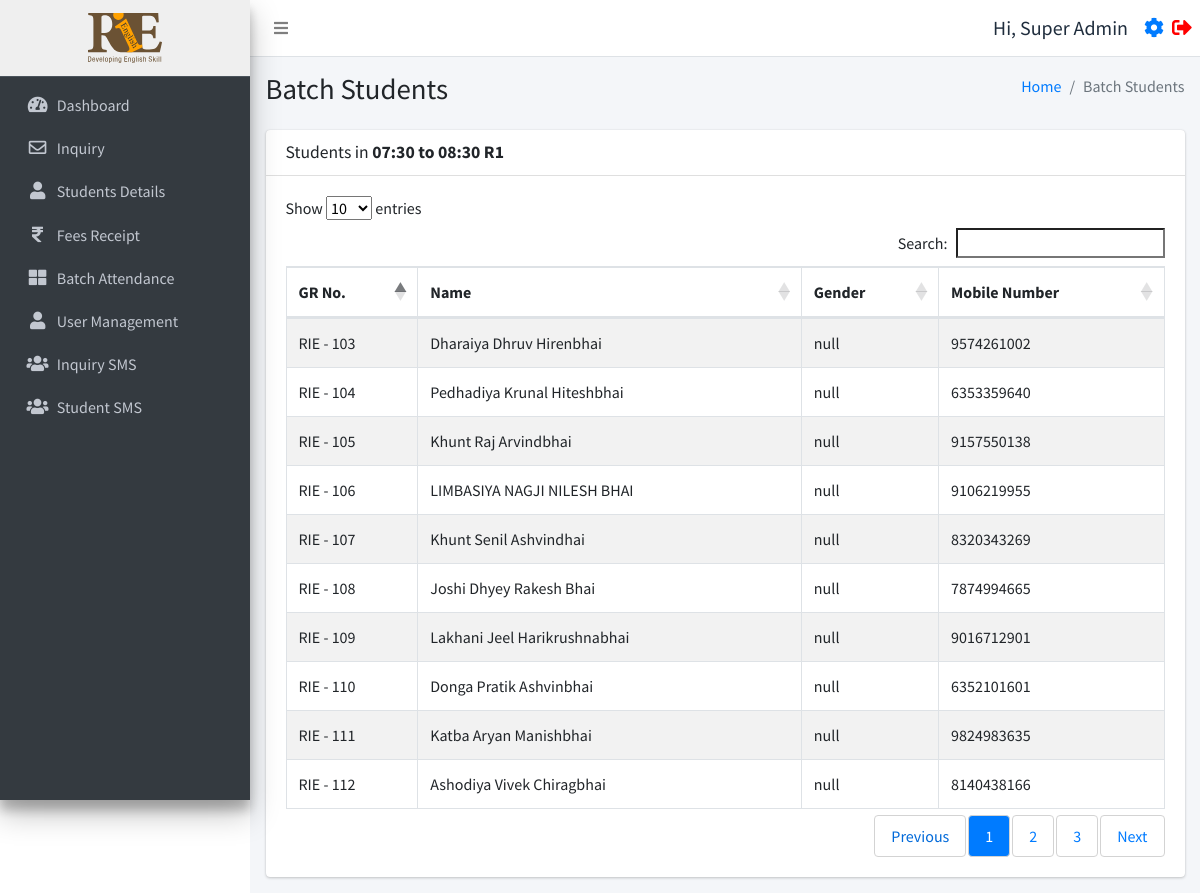
Page /batch_students.php?id=1 (signed in) on the committed database.
### tables this page shows
CREATE TABLE `users` (
  `id` int(11) NOT NULL,
  `username` varchar(255) NOT NULL,
  `fullname` varchar(255) NOT NULL,
  `email` varchar(255) NOT NULL,
  `mobile` varchar(15) NOT NULL,
  `password` varchar(255) NOT NULL,
  `status` int(11) NOT NULL,
  `created_at` timestamp NOT NULL DEFAULT current_timestamp()
);

CREATE TABLE `batch_table` (
  `id` int(11) NOT NULL,
  `name` varchar(255) NOT NULL,
  `timestamp` timestamp NOT NULL DEFAULT current_timestamp() ON UPDATE current_timestamp(),
  `FacultyName` varchar(255) NOT NULL
);

CREATE TABLE `studentinfo` (
  `id` int(11) NOT NULL,
  `name` varchar(255) DEFAULT NULL,
  `batch` int(11) DEFAULT NULL,
  `batch_name` varchar(255) DEFAULT NULL,
  `father_name` varchar(255) DEFAULT NULL,
  `mother_name` varchar(255) DEFAULT NULL,
  `dob` date DEFAULT NULL,
  `gender` varchar(50) DEFAULT NULL,
  `mobile_number` varchar(15) DEFAULT NULL,
  `fee_status` int(10) DEFAULT 0,
  `profession` varchar(100) DEFAULT NULL,
  `address` varchar(255) DEFAULT NULL,
  `admission_time` date DEFAULT NULL,
  `due_date` date DEFAULT NULL,
  `created_at` datetime NOT NULL DEFAULT current_timestamp(),
  `pending_fees` int(10) DEFAULT 0,
  `discount` int(10) NOT NULL,
  `total_fees` int(11) NOT NULL,
  `paid_fees` int(11) NOT NULL,
  `father_number` varchar(50) NOT NULL,
  `home_number` varchar(50) NOT NULL,
  `reference` varchar(200) DEFAULT NULL,
  `father_profession` varchar(200) DEFAULT NULL,
  `workplace_address` varchar(255) DEFAULT NULL,
  `aadharcard_number` varchar(20) DEFAULT NULL,
  `joining_purpose` varchar(255) DEFAULT NULL,
  `extratime_daily` varchar(255) DEFAULT NULL,
  `gmail_id` varchar(255) DEFAULT NULL
);

### function.php (called while the page is built, shortened)
<?php
require_once('db.php');
function selectFromTable($tableName, $columns, $whereConditions) {
    global $db;
    try {
        $sql = "SELECT " . implode(', ', $columns) . " FROM $tableName";
        if (!empty($whereConditions)) {
            $sql .= " WHERE " . implode(' AND ', array_map(function ($col, $val) {
                if (is_array($val)) {
                    return "$col IN (:" . implode(", :", array_keys($val)) . ")";
                } else {
                    return "$col = :$col";
                }
            }, array_keys($whereConditions), $whereConditions));
        }
        $stmt = $db->prepare($sql);
        foreach ($whereConditions as $col => $value) {
            if (is_array($value)) {
                foreach ($value as $key => $val) {
                    $stmt->bindValue(":$key", $val);
                }
            } else {
                $stmt->bindValue(":$col", $value);
            }
        }
        $stmt->execute();
        return $stmt->fetchAll(PDO::FETCH_ASSOC);
    } catch (PDOException $e) {
        return false;
    }
}
?>

### batch_students.php (the view, shortened to what this page needs)
<!DOCTYPE html>
<html lang="en">
<head>
</head>
<body>
    <div class="wrapper">
        <?php include ('./header.php'); ?>
        <?php require_once 'function.php'; ?>
        <div class="content-wrapper">
            <div class="content-header">
                <div class="container-fluid">
                    <div class="row mb-2">
                        <div class="col-sm-6">
                            <h1>Batch Students</h1>
                        </div>
                        <div class="col-sm-6">
                            <ol class="breadcrumb float-sm-right">
                                <li class="breadcrumb-item"><a href="./dashboard.php">Home</a></li>
                                <li class="breadcrumb-item active">Batch Students</li>
                            </ol>
                        </div>
                    </div>
                </div>
            </div>
            <section class="content">
                <div class="container-fluid">
                    <div class="row">
                        <div class="col-12">
                            <div class="card">
                                <div class="card-header">
                                    <?php
                                    $batchId = isset($_GET['id']) ? intval($_GET['id']) : 0;
                                    $batchName = selectFromTable('batch_table', ['name'], ['id' => $batchId])[0]['name'] ?? 'Unknown Batch';
                                    ?>
                                    <h3 class="card-title">Students in
                                        <b><?php echo htmlspecialchars($batchName); ?></b>
                                    </h3>
                                </div>
                                <div class="card-body">
                                    <table id="example1" class="table table-bordered table-striped">
                                        <thead>
                                            <tr>
                                                <th>GR No.</th>
                                                <th>Name</th>
                                                <th>Gender</th>
                                                <th>Mobile Number</th>
                                            </tr>
                                        </thead>
                                        <tbody>
                                            <?php
                                            $batchId = isset($_GET['id']) ? intval($_GET['id']) : 0;
                                            $students = selectFromTable('studentinfo', ['id', 'name', 'gender', 'mobile_number'], ['batch' => $batchId]);
                                            foreach ($students as $student) {
                                                echo "<tr>";
                                                echo "<td>RIE - " . htmlspecialchars($student['id']) . "</td>";
                                                echo "<td>" . htmlspecialchars($student['name']) . "</td>";
                                                echo "<td>" . htmlspecialchars($student['gender']) . "</td>";
                                                echo "<td>" . htmlspecialchars($student['mobile_number']) . "</td>";
                                                echo "</tr>";
                                            }
                                            ?>
                                        </tbody>
                                    </table>
                                </div>
                            </div>
                        </div>
                    </div>
                </div>
            </section>
        </div>
        <?php include ('./footer.php'); ?>

### header.php (shortened to what this page needs)
<?php
require_once 'db.php';
require_once ('function.php');
$user = selectFromTable('users', ['*'], ['id' => $_SESSION['user_id']]);
$user = $user[0];
$isFaculty = isset($_SESSION['user_status']) && $_SESSION['user_status'] === 'faculty';
$isAdmin = isset($_SESSION['user_status']) && $_SESSION['user_status'] === 'admin';
?>
<!DOCTYPE html>
<html lang="en">
<head>
  <link rel="stylesheet" href="./plugins/fontawesome-free/css/all.min.css">
  <link rel="stylesheet" href="https://code.ionicframework.com/ionicons/2.0.1/css/ionicons.min.css">
  <link rel="stylesheet" href="./plugins/icheck-bootstrap/icheck-bootstrap.min.css">
  <link rel="stylesheet" href="https://cdn.datatables.net/1.10.19/css/dataTables.bootstrap4.min.css">
  <link rel="stylesheet" href="./asset/css/adminlte.min.css">
  <link rel="stylesheet" href="./asset/css/style.css">
</head>
<body class="hold-transition sidebar-mini layout-fixed">
  <div class="wrapper">
    <nav class="main-header navbar navbar-expand navbar-white navbar-light sticky-top">
      <ul class="navbar-nav">
        <li class="nav-item">
          <a class="nav-link" data-widget="pushmenu" href="#" role="button"><i class="fas fa-bars"></i></a>
        </li>
      </ul>
      <ul class="navbar-nav ml-auto">
        <li class="nav-item d-flex align-items-center">
          <span class="mr-3" style="font-size:20px;">Hi, <?php echo $user['fullname']; ?></span>
          <a href="./profile.php" style="font-size:20px;" class="d-block mr-2"><i class="fas fa-cog"></i></a>
          <a href="./logout.php" style="font-size:20px;"><i class="fas fa-sign-out-alt" style="color:red"></i></a>
        </li>
      </ul>
    </nav>
    <aside class="main-sidebar sidebar-dark-primary elevation-4">
      <?php if ($_SESSION['user_status'] === 'faculty'): ?>
        <a href="./batch.php" class="brand-link" style="text-align:center;background:#efefef;">
        <?php else: ?>
          <a href="./dashboard.php" class="brand-link" style="text-align:center;background:#efefef;">
          <?php endif; ?>
          <img src="./asset/img/logo.svg" alt="RIE logo Logo" style="height:50px;">
        </a>
        <div class="sidebar">
          <nav class="mt-2">
            <ul class="nav nav-pills nav-sidebar flex-column" data-widget="treeview" role="menu" data-accordion="false">
              <?php if (!$isFaculty): ?>
                <li class="nav-item">
                  <a href="./dashboard.php" class="nav-link
            <?php if (strpos($_SERVER['REQUEST_URI'], 'dashboard.php') !== false) {
              echo "active";
            } ?>">
                    <i class="nav-icon fas fa-tachometer-alt"></i>
                    <p>
                      Dashboard
                    </p>
                  </a>
                </li>
                <li class="nav-item">
                  <a href="./inquiry.php" class="nav-link
            <?php if (strpos($_SERVER['REQUEST_URI'], 'inquiry.php') !== false) {
              echo "active";
            } ?>">
                    <i class="nav-icon far fa-envelope"></i>
                    <p>
                      Inquiry
                    </p>
                  </a>
                <li class="nav-item">
                  <a href="./studentsdetails.php" class="nav-link
            <?php if (strpos($_SERVER['REQUEST_URI'], 'studentsdetails.php') !== false) {
              echo "active";
            } ?>">
                    <i class="nav-icon fas fa-user"></i>
                    <p>
                      Students Details
                    </p>
                  </a>
                </li>
                <li class="nav-item">
                  <a href="./fees.php" class="nav-link
            <?php if (strpos($_SERVER['REQUEST_URI'], 'fees.php') !== false) {
              echo "active";
            } ?>">
                    <i class="nav-icon fas fa-rupee-sign"></i>
                    <p>
                      Fees Receipt
                    </p>
                  </a>
                </li>
              <?php endif; ?>
              <li class="nav-item">
                <a href="./batch.php" class="nav-link
            <?php if (strpos($_SERVER['REQUEST_URI'], 'batch.php') !== false) {
              echo "active";
            } ?>">
                  <i class="nav-icon fas fa-th-large"></i>
                  <p>
                    Batch Attendance
                  </p>
                </a>
              </li>
              <?php if (!$isFaculty && !$isAdmin): ?>
                <li class="nav-item">
                  <a href="./user_management.php" class="nav-link
            <?php if (strpos($_SERVER['REQUEST_URI'], 'user_management.php') !== false) {
              echo "active";
            } ?>">
                    <i class="nav-icon fas fa-user"></i>
                    <p>
                      User Management
                    </p>
                  </a>
                </li>
              <?php endif; ?>
              <?php if (!$isFaculty): ?>
                <li class="nav-item">
                  <a href="./inquirysms.php" class="nav-link
            <?php if (strpos($_SERVER['REQUEST_URI'], 'inquirysms.php') !== false) {
              echo "active";
            } ?>">
                    <i class="nav-icon fas fa-users"></i>
                    <p>
                      Inquiry SMS
                    </p>
                  </a>
                </li>
                <li class="nav-item">
                  <a href="./studentsms.php" class="nav-link
            <?php if (strpos($_SERVER['REQUEST_URI'], 'studentsms.php') !== false) {
              echo "active";
            } ?>">
                    <i class="nav-icon fas fa-users"></i>
                    <p>
                      Student SMS
                    </p>
                  </a>
                </li>
              <?php endif; ?>
            </ul>
          </nav>
        </div>
    </aside>

### header.php (style rules this page uses)
table thead tr { border: 2px solid #dee2e6 }
table thead { position: sticky; top: 0; background-color: white; }

### rows in the picture
users: fullname "Super Admin"
batch_table: name "07:30 to 08:30 R1"
studentinfo: id "103", name "Dharaiya Dhruv Hirenbhai", gender "null", mobile_number "9574261002"
studentinfo: id "104", name "Pedhadiya Krunal Hiteshbhai", gender "null", mobile_number "6353359640"
studentinfo: id "105", name "Khunt Raj Arvindbhai", gender "null", mobile_number "9157550138"
studentinfo: id "106", name "LIMBASIYA NAGJI NILESH BHAI", gender "null", mobile_number "9106219955"
studentinfo: id "107", name "Khunt Senil Ashvindhai", gender "null", mobile_number "8320343269"
studentinfo: id "108", name "Joshi Dhyey Rakesh Bhai", gender "null", mobile_number "7874994665"
studentinfo: id "109", name "Lakhani Jeel Harikrushnabhai", gender "null", mobile_number "9016712901"
studentinfo: id "110", name "Donga Pratik Ashvinbhai", gender "null", mobile_number "6352101601"
studentinfo: id "111", name "Katba Aryan Manishbhai", gender "null", mobile_number "9824983635"
studentinfo: id "112", name "Ashodiya Vivek Chiragbhai", gender "null", mobile_number "8140438166"
